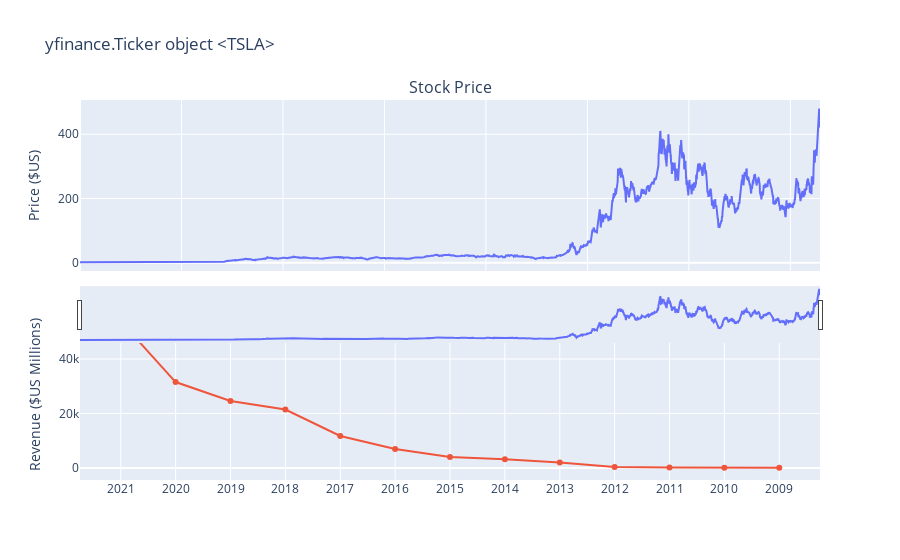

Notebook code for this chart:
### Code cell
make_graph(tesla_data, tesla_revenue, tesla)

### Figure 1 — Plotly figure (JSON) as saved in the notebook; plotly's stock layout.template omitted (floating-point values rounded to 4 significant figures; data arrays with more than 128 entries replaced by an {"elided": "..."} marker saying what was removed)
{"data": [{"name": "Stock Price", "type": "scatter", "x": {"elided": "3647 int values"}, "xaxis": "x", "y": {"elided": "3647 float values"}, "yaxis": "y"}, {"name": "Revenue", "type": "scatter", "x": ["2021", "2020", "2019", "2018", "2017", "2016", "2015", "2014", "2013", "2012", "2011", "2010", "2009"], "xaxis": "x2", "y": [53823, 31536, 24578, 21461, 11759, 7000, 4046, 3198, 2013, 413, 204, 117, 112], "yaxis": "y2"}], "layout": {"annotations": [{"font": {"size": 16}, "showarrow": false, "text": "Stock Price", "x": 0.5, "xanchor": "center", "xref": "paper", "y": 1, "yanchor": "bottom", "yref": "paper"}, {"font": {"size": 16}, "showarrow": false, "text": "Revenue", "x": 0.5, "xanchor": "center", "xref": "paper", "y": 0.45, "yanchor": "bottom", "yref": "paper"}], "autosize": true, "showlegend": false, "title": {"text": "yfinance.Ticker object <TSLA>"}, "xaxis": {"anchor": "y", "autorange": true, "domain": [0, 1], "matches": "x2", "range": [0, 3646], "rangeslider": {"autorange": true, "range": [0, 3646], "visible": true, "yaxis": {"_template": null, "rangemode": "match"}}, "showticklabels": false, "type": "linear"}, "xaxis2": {"anchor": "y2", "autorange": true, "domain": [0, 1], "range": [-0.7781, 12.78], "type": "category"}, "yaxis": {"anchor": "x", "autorange": true, "domain": [0.55, 1], "range": [-25.55, 506.5], "title": {"text": "Price ($US)"}, "type": "linear"}, "yaxis2": {"anchor": "x2", "autorange": true, "domain": [0, 0.45], "range": [-3660.0, 57590.0], "title": {"text": "Revenue ($US Millions)"}, "type": "linear"}}}
